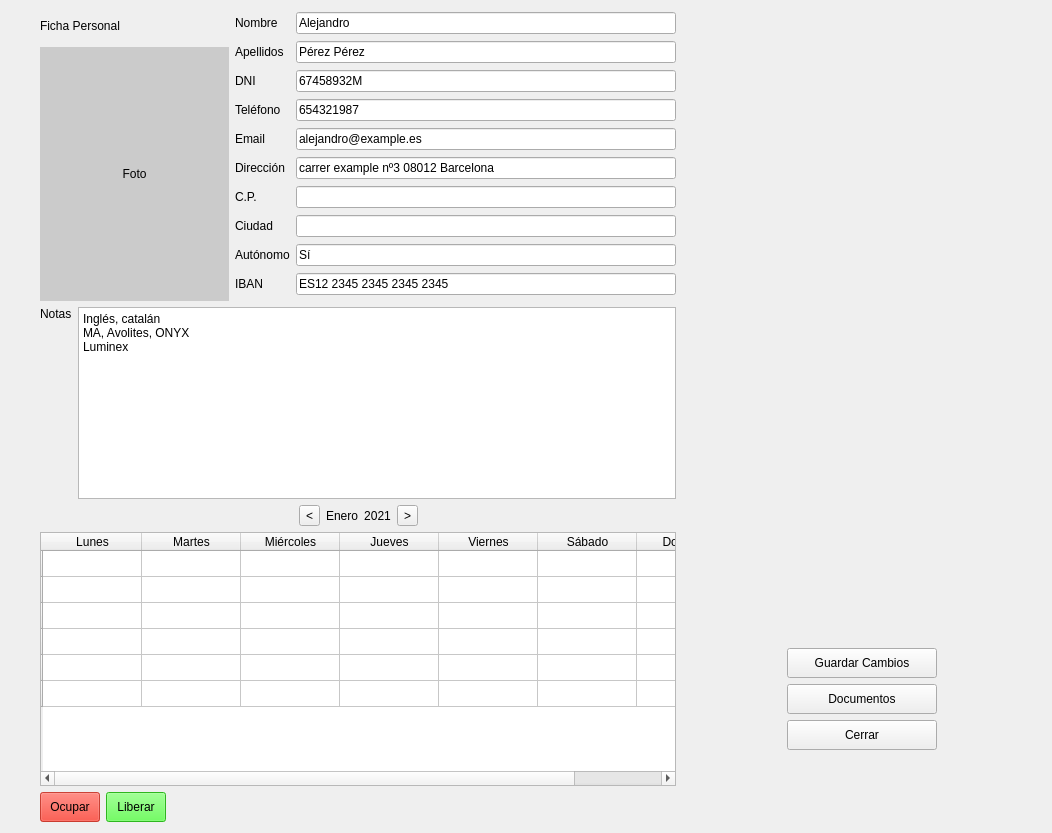
<?xml version="1.0" encoding="UTF-8"?>
<ui version="4.0">
 <class>Form</class>
 <widget class="QWidget" name="Form">
  <property name="geometry">
   <rect>
    <x>0</x>
    <y>0</y>
    <width>1052</width>
    <height>833</height>
   </rect>
  </property>
  <property name="windowTitle">
   <string>Form</string>
  </property>
  <layout class="QGridLayout" name="gridLayout">
   <item row="4" column="5">
    <spacer name="verticalSpacer_2">
     <property name="orientation">
      <enum>Qt::Vertical</enum>
     </property>
     <property name="sizeType">
      <enum>QSizePolicy::Preferred</enum>
     </property>
     <property name="sizeHint" stdset="0">
      <size>
       <width>20</width>
       <height>40</height>
      </size>
     </property>
    </spacer>
   </item>
   <item row="1" column="0">
    <spacer name="horizontalSpacer_6">
     <property name="orientation">
      <enum>Qt::Horizontal</enum>
     </property>
     <property name="sizeType">
      <enum>QSizePolicy::Preferred</enum>
     </property>
     <property name="sizeHint" stdset="0">
      <size>
       <width>40</width>
       <height>20</height>
      </size>
     </property>
    </spacer>
   </item>
   <item row="1" column="1">
    <widget class="QLabel" name="foto">
     <property name="sizePolicy">
      <sizepolicy hsizetype="Fixed" vsizetype="Fixed">
       <horstretch>0</horstretch>
       <verstretch>0</verstretch>
      </sizepolicy>
     </property>
     <property name="minimumSize">
      <size>
       <width>189</width>
       <height>254</height>
      </size>
     </property>
     <property name="styleSheet">
      <string notr="true">background-color: rgb(203, 203, 203);</string>
     </property>
     <property name="text">
      <string>Foto</string>
     </property>
     <property name="alignment">
      <set>Qt::AlignCenter</set>
     </property>
    </widget>
   </item>
   <item row="0" column="7">
    <spacer name="horizontalSpacer_7">
     <property name="orientation">
      <enum>Qt::Horizontal</enum>
     </property>
     <property name="sizeHint" stdset="0">
      <size>
       <width>40</width>
       <height>20</height>
      </size>
     </property>
    </spacer>
   </item>
   <item row="6" column="5">
    <widget class="QPushButton" name="buttonDocumentos">
     <property name="sizePolicy">
      <sizepolicy hsizetype="Fixed" vsizetype="Fixed">
       <horstretch>0</horstretch>
       <verstretch>0</verstretch>
      </sizepolicy>
     </property>
     <property name="minimumSize">
      <size>
       <width>150</width>
       <height>30</height>
      </size>
     </property>
     <property name="text">
      <string>Documentos</string>
     </property>
    </widget>
   </item>
   <item row="8" column="5">
    <spacer name="verticalSpacer">
     <property name="orientation">
      <enum>Qt::Vertical</enum>
     </property>
     <property name="sizeType">
      <enum>QSizePolicy::Preferred</enum>
     </property>
     <property name="sizeHint" stdset="0">
      <size>
       <width>20</width>
       <height>55</height>
      </size>
     </property>
    </spacer>
   </item>
   <item row="5" column="5">
    <widget class="QPushButton" name="buttonGuardar">
     <property name="sizePolicy">
      <sizepolicy hsizetype="Fixed" vsizetype="Fixed">
       <horstretch>0</horstretch>
       <verstretch>0</verstretch>
      </sizepolicy>
     </property>
     <property name="minimumSize">
      <size>
       <width>150</width>
       <height>30</height>
      </size>
     </property>
     <property name="text">
      <string>Guardar Cambios</string>
     </property>
    </widget>
   </item>
   <item row="7" column="5">
    <widget class="QPushButton" name="buttonCerrar">
     <property name="sizePolicy">
      <sizepolicy hsizetype="Fixed" vsizetype="Fixed">
       <horstretch>0</horstretch>
       <verstretch>0</verstretch>
      </sizepolicy>
     </property>
     <property name="minimumSize">
      <size>
       <width>150</width>
       <height>30</height>
      </size>
     </property>
     <property name="text">
      <string>Cerrar</string>
     </property>
    </widget>
   </item>
   <item row="0" column="1">
    <widget class="QLabel" name="labelTitle">
     <property name="sizePolicy">
      <sizepolicy hsizetype="Fixed" vsizetype="Fixed">
       <horstretch>0</horstretch>
       <verstretch>0</verstretch>
      </sizepolicy>
     </property>
     <property name="minimumSize">
      <size>
       <width>160</width>
       <height>30</height>
      </size>
     </property>
     <property name="text">
      <string>Ficha Personal</string>
     </property>
    </widget>
   </item>
   <item row="2" column="1" colspan="2">
    <layout class="QHBoxLayout" name="horizontalLayout_10">
     <property name="sizeConstraint">
      <enum>QLayout::SetMinimumSize</enum>
     </property>
     <item>
      <layout class="QVBoxLayout" name="verticalLayout_2">
       <item>
        <widget class="QLabel" name="labelNotas">
         <property name="styleSheet">
          <string notr="true"/>
         </property>
         <property name="text">
          <string>Notas</string>
         </property>
         <property name="alignment">
          <set>Qt::AlignLeading|Qt::AlignLeft|Qt::AlignTop</set>
         </property>
         <property name="buddy">
          <cstring>inputNotas</cstring>
         </property>
        </widget>
       </item>
      </layout>
     </item>
     <item>
      <widget class="QPlainTextEdit" name="inputNotas">
       <property name="sizePolicy">
        <sizepolicy hsizetype="Expanding" vsizetype="Fixed">
         <horstretch>0</horstretch>
         <verstretch>0</verstretch>
        </sizepolicy>
       </property>
       <property name="minimumSize">
        <size>
         <width>320</width>
         <height>0</height>
        </size>
       </property>
       <property name="plainText">
        <string>Inglés, catalán
MA, Avolites, ONYX
Luminex</string>
       </property>
      </widget>
     </item>
    </layout>
   </item>
   <item row="0" column="4" rowspan="4" colspan="3">
    <widget class="QWidget" name="widget" native="true">
     <property name="minimumSize">
      <size>
       <width>300</width>
       <height>0</height>
      </size>
     </property>
     <property name="styleSheet">
      <string notr="true">QWidget{
background-color: rgba(255, 255, 255, 0);}
QLineEdit {background-color:rgba(255,255,255,200);}</string>
     </property>
    </widget>
   </item>
   <item row="0" column="2" rowspan="2">
    <layout class="QVBoxLayout" name="verticalLayout_3">
     <item>
      <layout class="QHBoxLayout" name="horizontalLayout_4">
       <item>
        <widget class="QLabel" name="labelNombre">
         <property name="text">
          <string>Nombre</string>
         </property>
         <property name="buddy">
          <cstring>inputNombre</cstring>
         </property>
        </widget>
       </item>
       <item>
        <widget class="QLineEdit" name="inputNombre">
         <property name="sizePolicy">
          <sizepolicy hsizetype="Fixed" vsizetype="Fixed">
           <horstretch>0</horstretch>
           <verstretch>0</verstretch>
          </sizepolicy>
         </property>
         <property name="minimumSize">
          <size>
           <width>380</width>
           <height>0</height>
          </size>
         </property>
         <property name="text">
          <string>Alejandro</string>
         </property>
         <property name="alignment">
          <set>Qt::AlignLeading|Qt::AlignLeft|Qt::AlignVCenter</set>
         </property>
        </widget>
       </item>
      </layout>
     </item>
     <item>
      <layout class="QHBoxLayout" name="horizontalLayout_5">
       <item>
        <widget class="QLabel" name="labelApellidos">
         <property name="text">
          <string>Apellidos</string>
         </property>
        </widget>
       </item>
       <item>
        <widget class="QLineEdit" name="inputApellidos">
         <property name="sizePolicy">
          <sizepolicy hsizetype="Fixed" vsizetype="Fixed">
           <horstretch>0</horstretch>
           <verstretch>0</verstretch>
          </sizepolicy>
         </property>
         <property name="minimumSize">
          <size>
           <width>380</width>
           <height>0</height>
          </size>
         </property>
         <property name="text">
          <string>Pérez Pérez</string>
         </property>
        </widget>
       </item>
      </layout>
     </item>
     <item>
      <layout class="QHBoxLayout" name="horizontalLayout_9">
       <item>
        <widget class="QLabel" name="labelDni">
         <property name="text">
          <string>DNI</string>
         </property>
        </widget>
       </item>
       <item>
        <widget class="QLineEdit" name="inputDni">
         <property name="sizePolicy">
          <sizepolicy hsizetype="Fixed" vsizetype="Fixed">
           <horstretch>0</horstretch>
           <verstretch>0</verstretch>
          </sizepolicy>
         </property>
         <property name="minimumSize">
          <size>
           <width>380</width>
           <height>0</height>
          </size>
         </property>
         <property name="text">
          <string>67458932M</string>
         </property>
        </widget>
       </item>
      </layout>
     </item>
     <item>
      <layout class="QHBoxLayout" name="horizontalLayout_8">
       <item>
        <widget class="QLabel" name="labelTelefono">
         <property name="text">
          <string>Teléfono</string>
         </property>
        </widget>
       </item>
       <item>
        <widget class="QLineEdit" name="inputTelefono">
         <property name="sizePolicy">
          <sizepolicy hsizetype="Fixed" vsizetype="Fixed">
           <horstretch>0</horstretch>
           <verstretch>0</verstretch>
          </sizepolicy>
         </property>
         <property name="minimumSize">
          <size>
           <width>380</width>
           <height>0</height>
          </size>
         </property>
         <property name="text">
          <string>654321987</string>
         </property>
        </widget>
       </item>
      </layout>
     </item>
     <item>
      <layout class="QHBoxLayout" name="horizontalLayout_7">
       <item>
        <widget class="QLabel" name="labelEmail">
         <property name="text">
          <string>Email</string>
         </property>
        </widget>
       </item>
       <item>
        <widget class="QLineEdit" name="inputMail">
         <property name="sizePolicy">
          <sizepolicy hsizetype="Fixed" vsizetype="Fixed">
           <horstretch>0</horstretch>
           <verstretch>0</verstretch>
          </sizepolicy>
         </property>
         <property name="minimumSize">
          <size>
           <width>380</width>
           <height>0</height>
          </size>
         </property>
         <property name="text">
          <string>alejandro@example.es</string>
         </property>
        </widget>
       </item>
      </layout>
     </item>
     <item>
      <layout class="QHBoxLayout" name="horizontalLayout_11">
       <item>
        <widget class="QLabel" name="label_14">
         <property name="text">
          <string>Dirección</string>
         </property>
        </widget>
       </item>
       <item>
        <widget class="QLineEdit" name="inputDireccion">
         <property name="sizePolicy">
          <sizepolicy hsizetype="Fixed" vsizetype="Fixed">
           <horstretch>0</horstretch>
           <verstretch>0</verstretch>
          </sizepolicy>
         </property>
         <property name="minimumSize">
          <size>
           <width>380</width>
           <height>0</height>
          </size>
         </property>
         <property name="text">
          <string>carrer example nº3 08012 Barcelona</string>
         </property>
        </widget>
       </item>
      </layout>
     </item>
     <item>
      <layout class="QHBoxLayout" name="horizontalLayout_28">
       <item>
        <widget class="QLabel" name="labelCp">
         <property name="text">
          <string>C.P.</string>
         </property>
        </widget>
       </item>
       <item>
        <widget class="QLineEdit" name="inputCp">
         <property name="sizePolicy">
          <sizepolicy hsizetype="Fixed" vsizetype="Fixed">
           <horstretch>0</horstretch>
           <verstretch>0</verstretch>
          </sizepolicy>
         </property>
         <property name="minimumSize">
          <size>
           <width>380</width>
           <height>0</height>
          </size>
         </property>
         <property name="text">
          <string/>
         </property>
        </widget>
       </item>
      </layout>
     </item>
     <item>
      <layout class="QHBoxLayout" name="horizontalLayout_29">
       <item>
        <widget class="QLabel" name="labelAutonomo_3">
         <property name="text">
          <string>Ciudad</string>
         </property>
        </widget>
       </item>
       <item>
        <widget class="QLineEdit" name="inputCiudad">
         <property name="sizePolicy">
          <sizepolicy hsizetype="Fixed" vsizetype="Fixed">
           <horstretch>0</horstretch>
           <verstretch>0</verstretch>
          </sizepolicy>
         </property>
         <property name="minimumSize">
          <size>
           <width>380</width>
           <height>0</height>
          </size>
         </property>
         <property name="text">
          <string/>
         </property>
        </widget>
       </item>
      </layout>
     </item>
     <item>
      <layout class="QHBoxLayout" name="horizontalLayout_6">
       <item>
        <widget class="QLabel" name="labelAutonomo">
         <property name="text">
          <string>Autónomo</string>
         </property>
        </widget>
       </item>
       <item>
        <widget class="QLineEdit" name="inputAutonomo">
         <property name="sizePolicy">
          <sizepolicy hsizetype="Fixed" vsizetype="Fixed">
           <horstretch>0</horstretch>
           <verstretch>0</verstretch>
          </sizepolicy>
         </property>
         <property name="minimumSize">
          <size>
           <width>380</width>
           <height>0</height>
          </size>
         </property>
         <property name="text">
          <string>Sí</string>
         </property>
        </widget>
       </item>
      </layout>
     </item>
     <item>
      <layout class="QHBoxLayout" name="horizontalLayout_12">
       <item>
        <widget class="QLabel" name="labelIban">
         <property name="text">
          <string>IBAN</string>
         </property>
        </widget>
       </item>
       <item>
        <widget class="QLineEdit" name="inputIban">
         <property name="sizePolicy">
          <sizepolicy hsizetype="Fixed" vsizetype="Fixed">
           <horstretch>0</horstretch>
           <verstretch>0</verstretch>
          </sizepolicy>
         </property>
         <property name="minimumSize">
          <size>
           <width>380</width>
           <height>0</height>
          </size>
         </property>
         <property name="text">
          <string>ES12 2345 2345 2345 2345</string>
         </property>
        </widget>
       </item>
      </layout>
     </item>
    </layout>
   </item>
   <item row="3" column="1" rowspan="6" colspan="2">
    <layout class="QVBoxLayout" name="verticalLayout_6">
     <item>
      <layout class="QVBoxLayout" name="verticalLayout">
       <item>
        <layout class="QHBoxLayout" name="horizontalLayout">
         <item>
          <spacer name="horizontalSpacer">
           <property name="orientation">
            <enum>Qt::Horizontal</enum>
           </property>
           <property name="sizeHint" stdset="0">
            <size>
             <width>40</width>
             <height>20</height>
            </size>
           </property>
          </spacer>
         </item>
         <item>
          <widget class="QToolButton" name="buttonPre">
           <property name="text">
            <string>&lt;</string>
           </property>
          </widget>
         </item>
         <item>
          <widget class="QLabel" name="labelMes">
           <property name="styleSheet">
            <string notr="true">font: 10pt &quot;MS Shell Dlg 2&quot;;
</string>
           </property>
           <property name="text">
            <string>Enero</string>
           </property>
           <property name="alignment">
            <set>Qt::AlignCenter</set>
           </property>
          </widget>
         </item>
         <item>
          <widget class="QLabel" name="labelMes_2">
           <property name="styleSheet">
            <string notr="true">font: 10pt &quot;MS Shell Dlg 2&quot;;
</string>
           </property>
           <property name="text">
            <string>2021</string>
           </property>
           <property name="alignment">
            <set>Qt::AlignCenter</set>
           </property>
          </widget>
         </item>
         <item>
          <widget class="QToolButton" name="buttonNext">
           <property name="text">
            <string>&gt;</string>
           </property>
          </widget>
         </item>
         <item>
          <spacer name="horizontalSpacer_2">
           <property name="orientation">
            <enum>Qt::Horizontal</enum>
           </property>
           <property name="sizeHint" stdset="0">
            <size>
             <width>40</width>
             <height>20</height>
            </size>
           </property>
          </spacer>
         </item>
        </layout>
       </item>
       <item>
        <widget class="QTableWidget" name="tableWidget">
         <property name="sizePolicy">
          <sizepolicy hsizetype="Expanding" vsizetype="Expanding">
           <horstretch>0</horstretch>
           <verstretch>0</verstretch>
          </sizepolicy>
         </property>
         <property name="gridStyle">
          <enum>Qt::SolidLine</enum>
         </property>
         <property name="wordWrap">
          <bool>true</bool>
         </property>
         <attribute name="horizontalHeaderVisible">
          <bool>true</bool>
         </attribute>
         <attribute name="horizontalHeaderCascadingSectionResizes">
          <bool>false</bool>
         </attribute>
         <attribute name="horizontalHeaderDefaultSectionSize">
          <number>99</number>
         </attribute>
         <attribute name="horizontalHeaderHighlightSections">
          <bool>false</bool>
         </attribute>
         <attribute name="horizontalHeaderMinimumSectionSize">
          <number>50</number>
         </attribute>
         <attribute name="verticalHeaderVisible">
          <bool>true</bool>
         </attribute>
         <attribute name="verticalHeaderDefaultSectionSize">
          <number>26</number>
         </attribute>
         <row>
          <property name="text">
           <string/>
          </property>
         </row>
         <row>
          <property name="text">
           <string/>
          </property>
         </row>
         <row>
          <property name="text">
           <string/>
          </property>
         </row>
         <row>
          <property name="text">
           <string/>
          </property>
         </row>
         <row>
          <property name="text">
           <string/>
          </property>
         </row>
         <row>
          <property name="text">
           <string/>
          </property>
         </row>
         <column>
          <property name="text">
           <string>Lunes</string>
          </property>
         </column>
         <column>
          <property name="text">
           <string>Martes</string>
          </property>
         </column>
         <column>
          <property name="text">
           <string>Miércoles</string>
          </property>
         </column>
         <column>
          <property name="text">
           <string>Jueves</string>
          </property>
         </column>
         <column>
          <property name="text">
           <string>Viernes</string>
          </property>
         </column>
         <column>
          <property name="text">
           <string>Sábado</string>
          </property>
         </column>
         <column>
          <property name="text">
           <string>Domingo</string>
          </property>
         </column>
         <item row="1" column="0">
          <property name="flags">
           <set>ItemIsSelectable|ItemIsEditable|ItemIsDragEnabled|ItemIsUserCheckable|ItemIsEnabled</set>
          </property>
         </item>
         <item row="1" column="1">
          <property name="flags">
           <set>ItemIsSelectable|ItemIsEditable|ItemIsDragEnabled|ItemIsUserCheckable|ItemIsEnabled</set>
          </property>
         </item>
         <item row="1" column="2">
          <property name="flags">
           <set>ItemIsSelectable|ItemIsEditable|ItemIsDragEnabled|ItemIsUserCheckable|ItemIsEnabled</set>
          </property>
         </item>
         <item row="1" column="3">
          <property name="flags">
           <set>ItemIsSelectable|ItemIsEditable|ItemIsDragEnabled|ItemIsUserCheckable|ItemIsEnabled</set>
          </property>
         </item>
         <item row="1" column="4">
          <property name="flags">
           <set>ItemIsSelectable|ItemIsEditable|ItemIsDragEnabled|ItemIsUserCheckable|ItemIsEnabled</set>
          </property>
         </item>
         <item row="1" column="5">
          <property name="flags">
           <set>ItemIsSelectable|ItemIsEditable|ItemIsDragEnabled|ItemIsUserCheckable|ItemIsEnabled</set>
          </property>
         </item>
         <item row="1" column="6">
          <property name="flags">
           <set>ItemIsSelectable|ItemIsEditable|ItemIsDragEnabled|ItemIsUserCheckable|ItemIsEnabled</set>
          </property>
         </item>
         <item row="2" column="0">
          <property name="flags">
           <set>ItemIsSelectable|ItemIsEditable|ItemIsDragEnabled|ItemIsUserCheckable|ItemIsEnabled</set>
          </property>
         </item>
         <item row="2" column="1">
          <property name="flags">
           <set>ItemIsSelectable|ItemIsEditable|ItemIsDragEnabled|ItemIsUserCheckable|ItemIsEnabled</set>
          </property>
         </item>
         <item row="2" column="2">
          <property name="flags">
           <set>ItemIsSelectable|ItemIsEditable|ItemIsDragEnabled|ItemIsUserCheckable|ItemIsEnabled</set>
          </property>
         </item>
         <item row="2" column="3">
          <property name="flags">
           <set>ItemIsSelectable|ItemIsEditable|ItemIsDragEnabled|ItemIsUserCheckable|ItemIsEnabled</set>
          </property>
         </item>
         <item row="2" column="4">
          <property name="flags">
           <set>ItemIsSelectable|ItemIsEditable|ItemIsDragEnabled|ItemIsUserCheckable|ItemIsEnabled</set>
          </property>
         </item>
         <item row="2" column="5">
          <property name="flags">
           <set>ItemIsSelectable|ItemIsEditable|ItemIsDragEnabled|ItemIsUserCheckable|ItemIsEnabled</set>
          </property>
         </item>
         <item row="2" column="6">
          <property name="flags">
           <set>ItemIsSelectable|ItemIsEditable|ItemIsDragEnabled|ItemIsUserCheckable|ItemIsEnabled</set>
          </property>
         </item>
         <item row="3" column="0">
          <property name="flags">
           <set>ItemIsSelectable|ItemIsEditable|ItemIsDragEnabled|ItemIsUserCheckable|ItemIsEnabled</set>
          </property>
         </item>
         <item row="3" column="1">
          <property name="flags">
           <set>ItemIsSelectable|ItemIsEditable|ItemIsDragEnabled|ItemIsUserCheckable|ItemIsEnabled</set>
          </property>
         </item>
         <item row="3" column="2">
          <property name="flags">
           <set>ItemIsSelectable|ItemIsEditable|ItemIsDragEnabled|ItemIsUserCheckable|ItemIsEnabled</set>
          </property>
         </item>
         <item row="3" column="3">
          <property name="flags">
           <set>ItemIsSelectable|ItemIsEditable|ItemIsDragEnabled|ItemIsUserCheckable|ItemIsEnabled</set>
          </property>
         </item>
         <item row="3" column="4">
          <property name="flags">
           <set>ItemIsSelectable|ItemIsEditable|ItemIsDragEnabled|ItemIsUserCheckable|ItemIsEnabled</set>
          </property>
         </item>
         <item row="3" column="6">
          <property name="flags">
           <set>ItemIsSelectable|ItemIsEditable|ItemIsDragEnabled|ItemIsUserCheckable|ItemIsEnabled</set>
          </property>
         </item>
         <item row="4" column="0">
          <property name="flags">
           <set>ItemIsSelectable|ItemIsEditable|ItemIsDragEnabled|ItemIsUserCheckable|ItemIsEnabled</set>
          </property>
         </item>
         <item row="4" column="1">
          <property name="flags">
           <set>ItemIsSelectable|ItemIsEditable|ItemIsDragEnabled|ItemIsUserCheckable|ItemIsEnabled</set>
          </property>
         </item>
         <item row="4" column="2">
          <property name="flags">
           <set>ItemIsSelectable|ItemIsEditable|ItemIsDragEnabled|ItemIsUserCheckable|ItemIsEnabled</set>
          </property>
         </item>
         <item row="4" column="3">
          <property name="flags">
           <set>ItemIsSelectable|ItemIsEditable|ItemIsDragEnabled|ItemIsUserCheckable|ItemIsEnabled</set>
          </property>
         </item>
         <item row="4" column="4">
          <property name="flags">
           <set>ItemIsSelectable|ItemIsEditable|ItemIsDragEnabled|ItemIsUserCheckable|ItemIsEnabled</set>
          </property>
         </item>
         <item row="4" column="6">
          <property name="flags">
           <set>ItemIsSelectable|ItemIsEditable|ItemIsDragEnabled|ItemIsUserCheckable|ItemIsEnabled</set>
          </property>
         </item>
         <item row="5" column="0">
          <property name="flags">
           <set>ItemIsSelectable|ItemIsEditable|ItemIsDragEnabled|ItemIsUserCheckable|ItemIsEnabled</set>
          </property>
         </item>
         <item row="5" column="1">
          <property name="flags">
           <set>ItemIsSelectable|ItemIsEditable|ItemIsDragEnabled|ItemIsUserCheckable|ItemIsEnabled</set>
          </property>
         </item>
         <item row="5" column="2">
          <property name="flags">
           <set>ItemIsSelectable|ItemIsEditable|ItemIsDragEnabled|ItemIsUserCheckable|ItemIsEnabled</set>
          </property>
         </item>
         <item row="5" column="3">
          <property name="flags">
           <set>ItemIsSelectable|ItemIsEditable|ItemIsDragEnabled|ItemIsUserCheckable|ItemIsEnabled</set>
          </property>
         </item>
         <item row="5" column="4">
          <property name="flags">
           <set>ItemIsSelectable|ItemIsEditable|ItemIsDragEnabled|ItemIsUserCheckable|ItemIsEnabled</set>
          </property>
         </item>
         <item row="5" column="6">
          <property name="flags">
           <set>ItemIsSelectable|ItemIsEditable|ItemIsDragEnabled|ItemIsUserCheckable|ItemIsEnabled</set>
          </property>
         </item>
        </widget>
       </item>
      </layout>
     </item>
     <item>
      <layout class="QHBoxLayout" name="horizontalLayout_3">
       <item>
        <layout class="QHBoxLayout" name="horizontalLayout_2">
         <item>
          <widget class="QToolButton" name="buttonOcupar">
           <property name="sizePolicy">
            <sizepolicy hsizetype="Fixed" vsizetype="Fixed">
             <horstretch>0</horstretch>
             <verstretch>0</verstretch>
            </sizepolicy>
           </property>
           <property name="minimumSize">
            <size>
             <width>60</width>
             <height>30</height>
            </size>
           </property>
           <property name="styleSheet">
            <string notr="true">background-color: rgba(255, 21, 0, 180);
</string>
           </property>
           <property name="text">
            <string>Ocupar</string>
           </property>
          </widget>
         </item>
         <item>
          <widget class="QToolButton" name="buttonLiberar">
           <property name="sizePolicy">
            <sizepolicy hsizetype="Fixed" vsizetype="Fixed">
             <horstretch>0</horstretch>
             <verstretch>0</verstretch>
            </sizepolicy>
           </property>
           <property name="minimumSize">
            <size>
             <width>60</width>
             <height>30</height>
            </size>
           </property>
           <property name="styleSheet">
            <string notr="true">background-color: rgb(65, 255, 44);</string>
           </property>
           <property name="text">
            <string>Liberar</string>
           </property>
          </widget>
         </item>
        </layout>
       </item>
       <item>
        <spacer name="horizontalSpacer_3">
         <property name="orientation">
          <enum>Qt::Horizontal</enum>
         </property>
         <property name="sizeHint" stdset="0">
          <size>
           <width>40</width>
           <height>20</height>
          </size>
         </property>
        </spacer>
       </item>
      </layout>
     </item>
    </layout>
   </item>
   <item row="0" column="3">
    <spacer name="horizontalSpacer_8">
     <property name="orientation">
      <enum>Qt::Horizontal</enum>
     </property>
     <property name="sizeType">
      <enum>QSizePolicy::Expanding</enum>
     </property>
     <property name="sizeHint" stdset="0">
      <size>
       <width>40</width>
       <height>20</height>
      </size>
     </property>
    </spacer>
   </item>
   <item row="5" column="3">
    <spacer name="horizontalSpacer_4">
     <property name="orientation">
      <enum>Qt::Horizontal</enum>
     </property>
     <property name="sizeHint" stdset="0">
      <size>
       <width>40</width>
       <height>20</height>
      </size>
     </property>
    </spacer>
   </item>
   <item row="5" column="7">
    <spacer name="horizontalSpacer_5">
     <property name="orientation">
      <enum>Qt::Horizontal</enum>
     </property>
     <property name="sizeHint" stdset="0">
      <size>
       <width>40</width>
       <height>20</height>
      </size>
     </property>
    </spacer>
   </item>
  </layout>
 </widget>
 <resources/>
 <connections/>
</ui>
